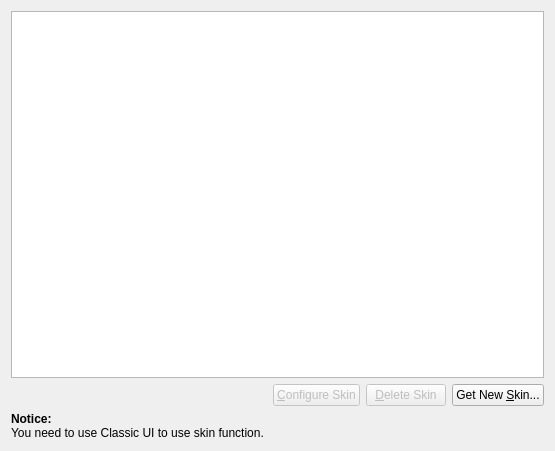
<?xml version="1.0" encoding="UTF-8"?>
<ui version="4.0">
 <class>FcitxSkinPage</class>
 <widget class="QWidget" name="FcitxSkinPage">
  <property name="geometry">
   <rect>
    <x>0</x>
    <y>0</y>
    <width>555</width>
    <height>451</height>
   </rect>
  </property>
  <property name="windowTitle">
   <string comment="KDE::DoNotExtract">Form</string>
  </property>
  <layout class="QVBoxLayout" name="verticalLayout_2">
   <item>
    <widget class="QListView" name="skinView"/>
   </item>
   <item>
    <layout class="QHBoxLayout" name="horizontalLayout">
     <item>
      <spacer name="horizontalSpacer">
       <property name="orientation">
        <enum>Qt::Horizontal</enum>
       </property>
       <property name="sizeHint" stdset="0">
        <size>
         <width>40</width>
         <height>20</height>
        </size>
       </property>
      </spacer>
     </item>
     <item>
      <widget class="KPushButton" name="configureSkinButton">
       <property name="enabled">
        <bool>false</bool>
       </property>
       <property name="text">
        <string>&amp;Configure Skin</string>
       </property>
      </widget>
     </item>
     <item>
      <widget class="KPushButton" name="deleteSkinButton">
       <property name="enabled">
        <bool>false</bool>
       </property>
       <property name="text">
        <string>&amp;Delete Skin</string>
       </property>
      </widget>
     </item>
     <item>
      <widget class="KPushButton" name="installSkinButton">
       <property name="text">
        <string>Get New &amp;Skin...</string>
       </property>
      </widget>
     </item>
    </layout>
   </item>
   <item>
    <widget class="QLabel" name="label">
     <property name="text">
      <string>&lt;!DOCTYPE HTML PUBLIC &quot;-//W3C//DTD HTML 4.0//EN&quot; &quot;http://www.w3.org/TR/REC-html40/strict.dtd&quot;&gt;
&lt;html&gt;&lt;head&gt;&lt;meta name=&quot;qrichtext&quot; content=&quot;1&quot; /&gt;&lt;style type=&quot;text/css&quot;&gt;
p, li { white-space: pre-wrap; }
&lt;/style&gt;&lt;/head&gt;&lt;body style=&quot; font-family:'Sans Serif'; font-size:9pt; font-weight:400; font-style:normal;&quot;&gt;
&lt;p style=&quot; margin-top:0px; margin-bottom:0px; margin-left:0px; margin-right:0px; -qt-block-indent:0; text-indent:0px;&quot;&gt;&lt;span style=&quot; font-weight:600;&quot;&gt;Notice:&lt;/span&gt;&lt;/p&gt;
&lt;p style=&quot; margin-top:0px; margin-bottom:0px; margin-left:0px; margin-right:0px; -qt-block-indent:0; text-indent:0px;&quot;&gt;You need to use Classic UI to use skin function.&lt;/p&gt;&lt;/body&gt;&lt;/html&gt;</string>
     </property>
    </widget>
   </item>
  </layout>
 </widget>
 <customwidgets>
  <customwidget>
   <class>KPushButton</class>
   <extends>QPushButton</extends>
   <header>kpushbutton.h</header>
  </customwidget>
 </customwidgets>
 <resources/>
 <connections/>
</ui>
